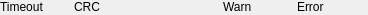
   <widget class="caFrame" name="caFrame_0">
    <property name="geometry">
     <rect>
      <x>23</x>
      <y>114</y>
      <width>368</width>
      <height>15</height>
     </rect>
    </property>
    <widget class="caLabel" name="caLabel_5">
     <property name="geometry">
      <rect>
       <x>0</x>
       <y>0</y>
       <width>69</width>
       <height>13</height>
      </rect>
     </property>
     <property name="text">
      <string>Timeout</string>
     </property>
     <property name="alignment">
      <set>Qt::AlignAbsolute|Qt::AlignLeading|Qt::AlignLeft|Qt::AlignVCenter</set>
     </property>
     <property name="fontScaleMode">
      <enum>ESimpleLabel::WidthAndHeight</enum>
     </property>
     <property name="foreground">
      <color>
       <red>0</red>
       <green>0</green>
       <blue>0</blue>
      </color>
     </property>
     <property name="background">
      <color alpha="0">
       <red>0</red>
       <green>0</green>
       <blue>0</blue>
      </color>
     </property>
     <property name="frameShape">
      <enum>QFrame::NoFrame</enum>
     </property>
    </widget>
    <widget class="caLabel" name="caLabel_6">
     <property name="geometry">
      <rect>
       <x>74</x>
       <y>0</y>
       <width>69</width>
       <height>13</height>
      </rect>
     </property>
     <property name="text">
      <string>CRC</string>
     </property>
     <property name="alignment">
      <set>Qt::AlignAbsolute|Qt::AlignLeading|Qt::AlignLeft|Qt::AlignVCenter</set>
     </property>
     <property name="fontScaleMode">
      <enum>ESimpleLabel::WidthAndHeight</enum>
     </property>
     <property name="foreground">
      <color>
       <red>0</red>
       <green>0</green>
       <blue>0</blue>
      </color>
     </property>
     <property name="background">
      <color alpha="0">
       <red>0</red>
       <green>0</green>
       <blue>0</blue>
      </color>
     </property>
     <property name="frameShape">
      <enum>QFrame::NoFrame</enum>
     </property>
    </widget>
    <widget class="caLabel" name="caLabel_7">
     <property name="geometry">
      <rect>
       <x>223</x>
       <y>0</y>
       <width>69</width>
       <height>13</height>
      </rect>
     </property>
     <property name="text">
      <string>Warn</string>
     </property>
     <property name="alignment">
      <set>Qt::AlignAbsolute|Qt::AlignLeading|Qt::AlignLeft|Qt::AlignVCenter</set>
     </property>
     <property name="fontScaleMode">
      <enum>ESimpleLabel::WidthAndHeight</enum>
     </property>
     <property name="foreground">
      <color>
       <red>0</red>
       <green>0</green>
       <blue>0</blue>
      </color>
     </property>
     <property name="background">
      <color alpha="0">
       <red>0</red>
       <green>0</green>
       <blue>0</blue>
      </color>
     </property>
     <property name="frameShape">
      <enum>QFrame::NoFrame</enum>
     </property>
    </widget>
    <widget class="caLabel" name="caLabel_8">
     <property name="geometry">
      <rect>
       <x>297</x>
       <y>0</y>
       <width>69</width>
       <height>13</height>
      </rect>
     </property>
     <property name="text">
      <string>Error</string>
     </property>
     <property name="alignment">
      <set>Qt::AlignAbsolute|Qt::AlignLeading|Qt::AlignLeft|Qt::AlignVCenter</set>
     </property>
     <property name="fontScaleMode">
      <enum>ESimpleLabel::WidthAndHeight</enum>
     </property>
     <property name="foreground">
      <color>
       <red>0</red>
       <green>0</green>
       <blue>0</blue>
      </color>
     </property>
     <property name="background">
      <color alpha="0">
       <red>0</red>
       <green>0</green>
       <blue>0</blue>
      </color>
     </property>
     <property name="frameShape">
      <enum>QFrame::NoFrame</enum>
     </property>
    </widget>
   </widget>
